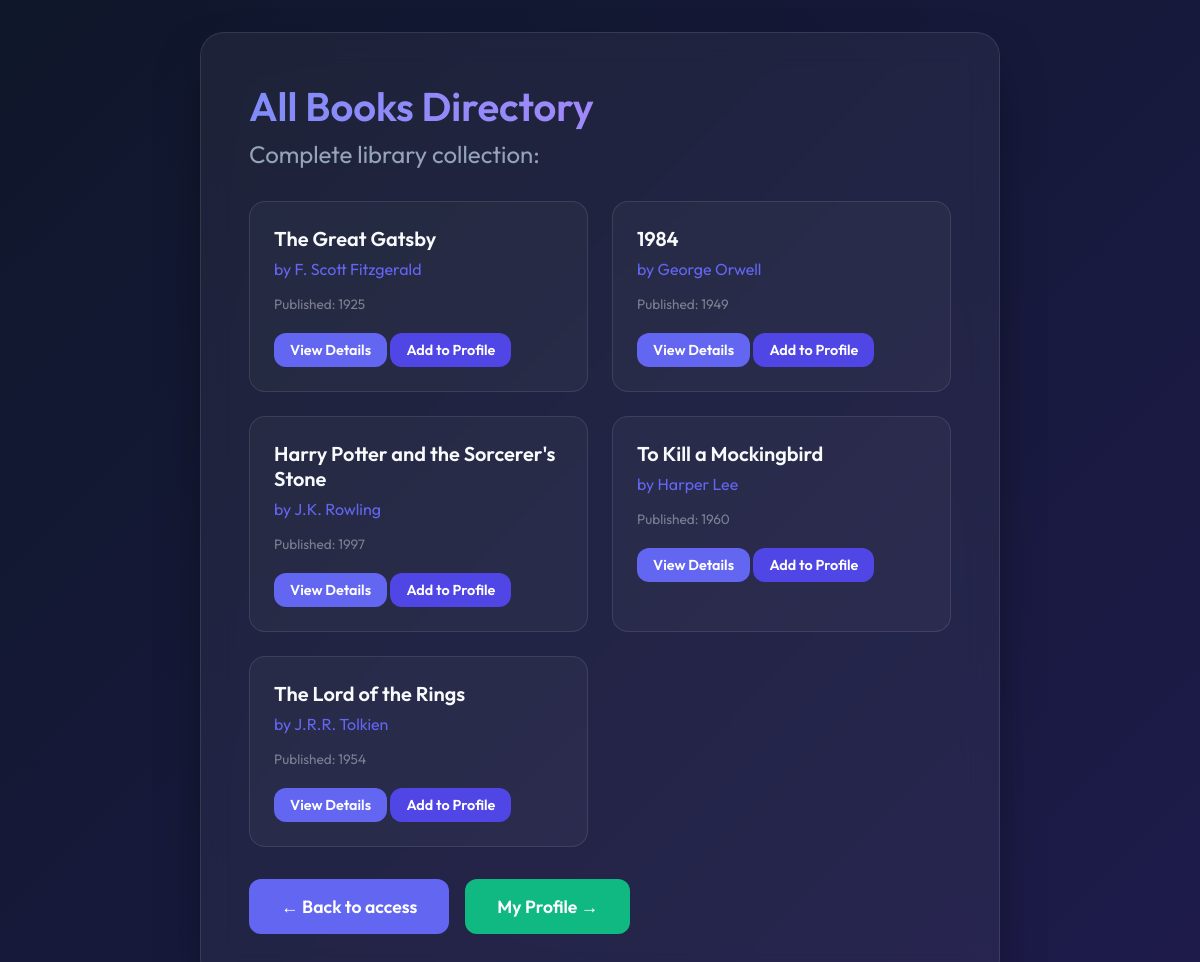
The page /books/ on the database its author committed.
### book/models.py (models this page shows, shortened)
class Book(models.Model):
    title = models.CharField(max_length=255)
    author = models.CharField(max_length=255)
    description = models.TextField()
    published_year = models.IntegerField(null=True, blank=True)

### book/views.py (the view)
# urls.py: path('books/', views.BookListView.as_view(), name='book-list'),
class BookListView(generic.ListView):
    model = Book
    template_name = 'book/book_list.html'
    context_object_name = 'books'

### book/templates/book/book_list.html (shortened to what this page needs)
{% load static %}
<!DOCTYPE html>
<html lang="en">
<head>
    <link rel="stylesheet" href="{% static 'book/style.css' %}">
</head>
<body>
    <div class="glass-container large">
        {% if reader %}
            <h1>Welcome, {{ reader.first_name }}!</h1>
            <p style="margin-bottom: 1rem; font-size: 1rem; color: var(--text-secondary);">Reader Details: {{ reader.first_name }} {{ reader.last_name }} (Age: {{ reader.age }})</p>
            <h2>Here is our book collection:</h2>
        {% else %}
            <h1>All Books Directory</h1>
            <h2>Complete library collection:</h2>
        {% endif %}
        {% if books %}
            <ul class="book-list">
            {% for book in books %}
                <li class="book-card">
                    <div class="book-title">{{ book.title }}</div>
                    <div class="book-author">by {{ book.author }}</div>
                    {% if book.published_year %}<div class="book-meta">Published: {{ book.published_year }}</div>{% endif %}
                    <br>
                    <a href="{% url 'book-detail' book.pk %}" class="btn" style="padding: 0.5rem 1rem; font-size: 0.9rem;">View Details</a>
                    <a href="{% url 'add_to_profile' book.pk %}" class="btn" style="padding: 0.5rem 1rem; font-size: 0.9rem; background: var(--primary-hover);">Add to Profile</a>
                </li>
            {% endfor %}
            </ul>
        {% else %}
            <p>No books currently available in the collection.</p>
        {% endif %}
        <div style="display: flex; gap: 1rem; margin-top: 1rem;">
            <a href="{% url 'index' %}" class="btn">← Back to access</a>
            <a href="{% url 'reader_profile' %}" class="btn" style="background: #10b981;">My Profile →</a>
        </div>
    </div>
</body>
</html>

### book/static/book/style.css (style rules this page uses)
:root { --primary: #6366f1; --primary-hover: #4f46e5; --bg-gradient: linear-gradient(135deg, #0f172a 0%, #1e1b4b 100%); --surface-color: rgba(255, 255, 255, 0.05); --surface-border: rgba(255, 255, 255, 0.1); --text-primary: #f8fafc; --text-secondary: #94a3b8; }
* { box-sizing: border-box; margin: 0; padding: 0; }
body { font-family: 'Outfit', sans-serif; background: var(--bg-gradient); color: var(--text-primary); min-height: 100vh; display: flex; justify-content: center; align-items: center; padding: 2rem; }
.glass-container { background: var(--surface-color); backdrop-filter: blur(16px); -webkit-backdrop-filter: blur(16px); border: 1px solid var(--surface-border); border-radius: 24px; padding: 3rem; width: 100%; max-width: 500px; box-shadow: 0 25px 50px -12px rgba(0, 0, 0, 0.5); animation: fadeIn 0.8s ease-out; }
.glass-container.large { max-width: 800px; }
h1 { font-size: 2.5rem; font-weight: 600; margin-bottom: 0.5rem; background: linear-gradient(to right, #818cf8, #c084fc); -webkit-background-clip: text; background-clip: text; -webkit-text-fill-color: transparent; }
h2 { font-size: 1.5rem; color: var(--text-secondary); font-weight: 400; margin-bottom: 2rem; }
button, .btn { background: var(--primary); color: white; border: none; border-radius: 12px; padding: 1rem 2rem; font-size: 1.1rem; font-weight: 600; font-family: inherit; cursor: pointer; transition: all 0.3s cubic-bezier(0.4, 0, 0.2, 1); text-decoration: none; display: inline-block; text-align: center; }
.book-list { list-style: none; display: grid; gap: 1.5rem; grid-template-columns: repeat(auto-fill, minmax(300px, 1fr)); margin-bottom: 2rem; }
.book-card { background: rgba(255, 255, 255, 0.03); border: 1px solid var(--surface-border); border-radius: 16px; padding: 1.5rem; transition: transform 0.3s ease; }
.book-title { font-size: 1.25rem; font-weight: 600; color: var(--text-primary); margin-bottom: 0.5rem; }
.book-author { color: var(--primary); font-weight: 400; margin-bottom: 1rem; }
.book-meta { font-size: 0.85rem; color: rgba(255, 255, 255, 0.4); }

### rows shown on the page
Book: title "The Great Gatsby", author "F. Scott Fitzgerald", published_year "1925"
Book: title "1984", author "George Orwell", published_year "1949"
Book: title "Harry Potter and the Sorcerer's Stone", author "J.K. Rowling", published_year "1997"
Book: title "To Kill a Mockingbird", author "Harper Lee", published_year "1960"
Book: title "The Lord of the Rings", author "J.R.R. Tolkien", published_year "1954"
